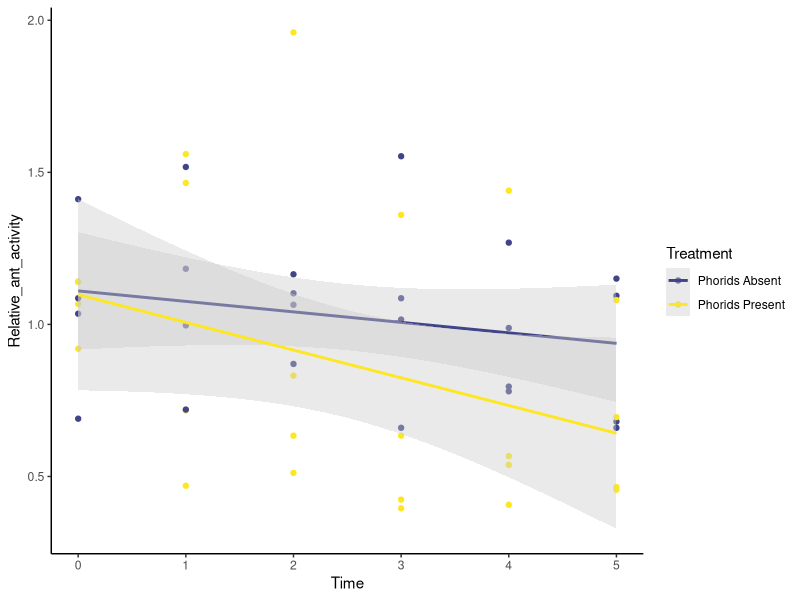

Source code (R):
## ---- chunk 1
# Heterogeneity Lab Analysis
#### Setup ####
library(tidyverse)
theme_set(theme_classic()) # Removes gridlines from ggplot

# Data file locations: Change these when analyzing the current dataset
phorid_data <- read_csv("data/phorid_data_f18.csv")

## ---- chunk 2

baseline_means = phorid_data |> 
  # Only include rows with "Baseline" in timestep
  filter(str_detect(Time_Step, "Baseline")) |> 
  # group by arena
  group_by(Treatment, Team) |> 
  # Calculate means
  summarize(baseline_mean = mean(Number_Ants))
baseline_means
## ---- chunk 3
standardized_data = phorid_data |> 
  filter(Time >= 0) |> # Let's remove the first two baselines
  # Combine w/ baseline_means, matching up the Treatment & Team columns
  left_join(baseline_means, by = c("Treatment", "Team")) |>  # This adds the baseline_mean column
  # Standardize the data
  mutate(Relative_ant_activity = Number_Ants / baseline_mean,
         # Re-code the Treatment column to make it more self-explanatory in the figure legend
         Treatment = recode(Treatment, Control = "Phorids Absent", Experimental = "Phorids Present"))
## ---- chunk 4
standardized_data |> 
  ggplot(aes(x = Time, y = Relative_ant_activity, color = Treatment)) + 
  geom_point() + geom_smooth(method = 'lm', fill = alpha('grey80', .1)) + 
  scale_color_viridis_d(begin = .2 )
